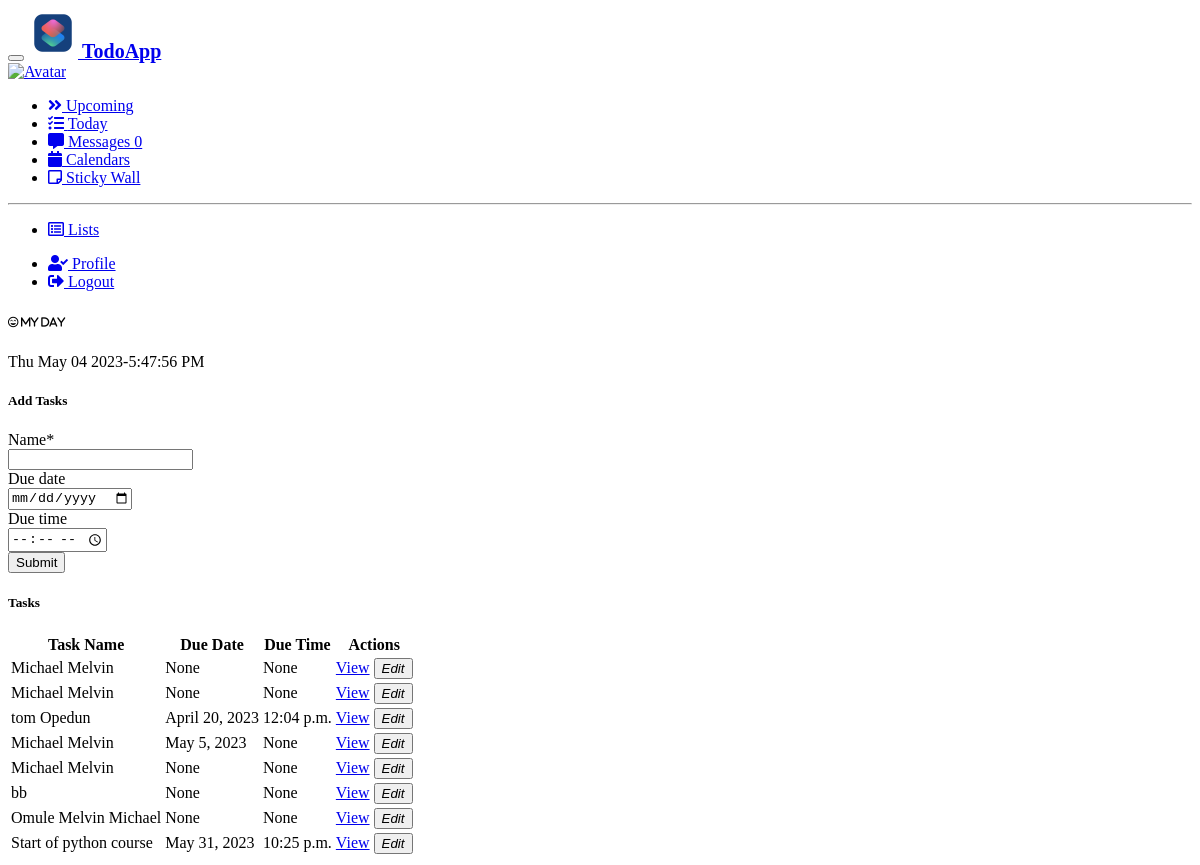
/home/ (signed in), run on an earlier commit of the app's database.
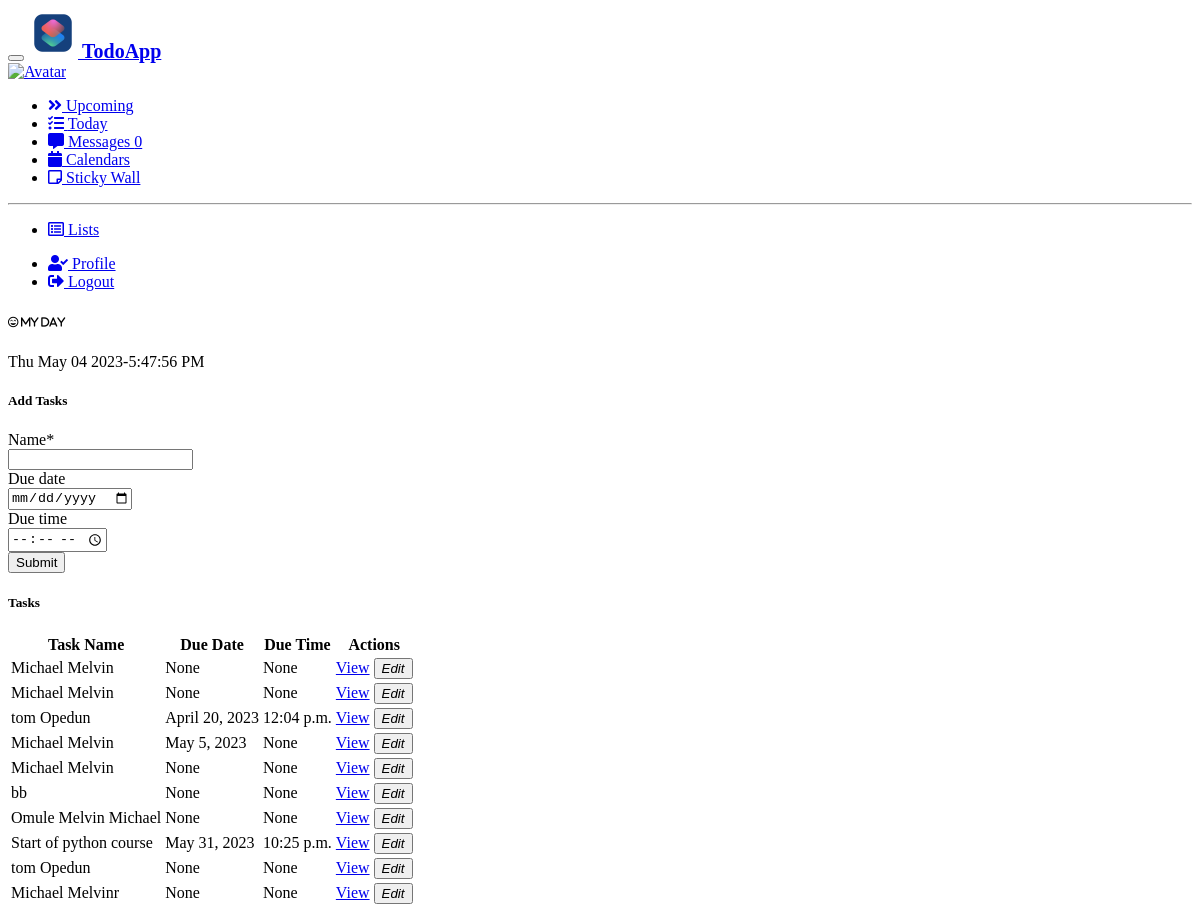
And on a later commit of the database.
### todo/models.py (models this page shows, shortened)
class Task(models.Model):
    name = models.CharField(max_length=255)
    due_date = models.DateField(null=True, blank=True)
    due_time = models.TimeField(null=True, blank=True)

### todo/views.py (the view)
# urls.py: re_path(r'^home/$', views.home, name='home'),
@login_required
def home(request):
    if request.method == 'POST':
        form = TaskForm(request.POST)
        if form.is_valid():
            task = form.save()
            return JsonResponse({
                'name': task.name,
                'due_date': task.due_date.strftime('%Y-%m-%d') if task.due_date else '',
                'due_time': task.due_time.strftime('%H:%M:%S') if task.due_time else '',
            })
    else:
        form = TaskForm()
    tasks = Task.objects.all()
    return render(request, 'home.html', {'tasks': tasks, 'form': form})

### todo/forms.py
class TaskForm(forms.ModelForm):
    class Meta:
        model = Task
        fields = ['name', 'due_date', 'due_time']
        widgets = {
            'due_date': forms.DateInput(attrs={'type': 'date'}),
            'due_time': forms.TimeInput(attrs={'type': 'time'}),
        }
    def __init__(self, *args, **kwargs):
        super(TaskForm, self).__init__(*args, **kwargs)
        self.helper = FormHelper()
        self.helper.form_method = 'post'
        self.helper.add_input(Submit('submit', 'Submit'))
        self.helper.layout = Layout(
            Row(
                Column('name', css_class='form-group col-md-6 mb-0'),
                Column('due_date', css_class='form-group col-md-3 mb-0'),
                Column('due_time', css_class='form-group col-md-3 mb-0'),
                css_class='form-row'
            ),
        )

### todo/templates/home.html (shortened to what the changed rows need)
<!doctype html>
<html>
{% load static %}
<div class="d-flex flex-column flex-lg-row h-lg-full bg-gray-100">
  <div class="h-screen flex-grow-1 overflow-y-lg-auto" id="content-container">
    {% block content %}
    <main class="py-10 bg-surface-secondary">
      <div class="container-fluid">
            {% load crispy_forms_tags %}
        <div class="card mb-7">
          <div class="table-responsive">
            <table class="table table-hover table-nowrap">
              <thead thead class="table-light">
                <tr>
                  <th scope="col">Task Name</th>
                  <th scope="col">Due Date</th>
                  <th scope="col">Due Time</th>
                  <th scope="col">Actions</th>
                </tr>
              </thead>
              <tbody id="taskTableBody">
                {% for task in tasks %}
                <tr>
                  <td>{{ task.name }}</td>
                  <td>{{ task.due_date }}</td>
                  <td>{{ task.due_time }}</td>
                  <td>
                    <a href="#" class="btn btn-sm btn-neutral">View</a>
                    <button type="button" class="btn btn-sm btn-square btn-neutral text-danger-hover">
                      <i class="bi bi-trash">Edit</i>
                    </button>
                  </td>
                </tr>
                {% endfor %}
              </tbody>
            </table>
          </div>
        </div>
    </main>
    {% endblock content %}
  </div>
</div>
<head>
  <link rel="stylesheet" type="text/css" href="{% static '/css/add_task.css' %}">
  <link href="https://unpkg.com/@webpixels/css/dist/index.css" rel="stylesheet" />
  <link href="https://cdnjs.cloudflare.com/ajax/libs/font-awesome/6.0.0/css/all.min.css" rel="stylesheet" />
  <link rel="stylesheet" href="https://cdnjs.cloudflare.com/ajax/libs/font-awesome/5.15.3/css/all.min.css" />
  <link rel="stylesheet" href="https://cdnjs.cloudflare.com/ajax/libs/font-awesome/5.15.3/css/all.min.css"
 />
</head>
</html>

What changed in the data, as far as the page shows it:
added Task: name "tom Opedun", due_date "None", due_time "None"
added Task: name "Michael Melvinr", due_date "None", due_time "None"
